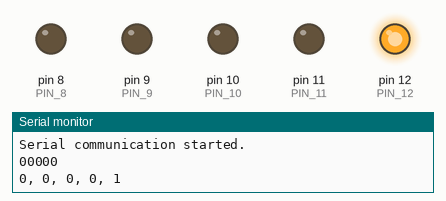
The sketch below on a simulated Arduino Uno, built with avr-gcc and run on an emulated ATmega328P. Parts: output pins drawn as LEDs (lit = HIGH), the last lines printed to the serial monitor.

Above: at 0.1 s.
At 3.1 s:
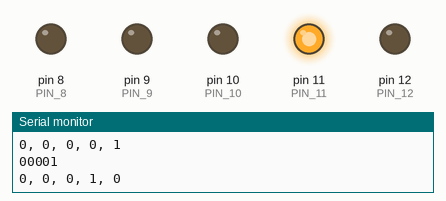
At 9.1 s:
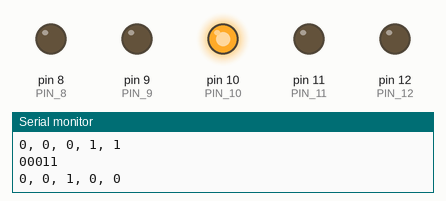
At 18.1 s:
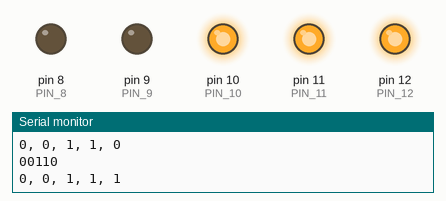
At 27.1 s:
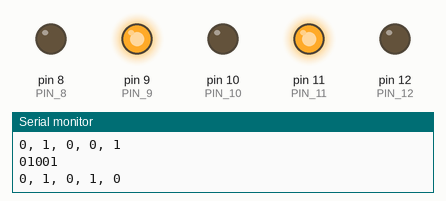
At 36.1 s:
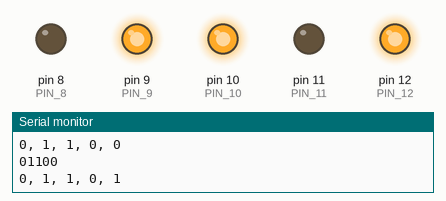
Timing chart, 0 to 40.0 s (numbered marks = the images above):
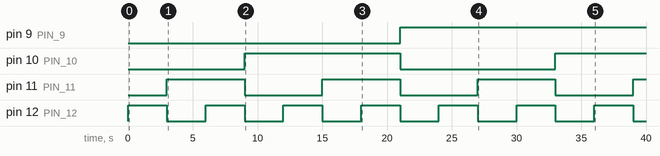

Measured:
- by itself, pin 9 (PIN_9): LOW → HIGH at 21.0 s
- by itself, pin 10 (PIN_10): LOW → HIGH at 9.0 s, → LOW 12.0 s later, → HIGH 12.0 s later
- by itself, pin 11 (PIN_11): alternates HIGH for 6.0 s and LOW for 6.0 s
- by itself, pin 12 (PIN_12): alternates HIGH for 3.0 s and LOW for 3.0 s

The sketch:

lesson_6.ino
```cpp
int PIN_8 = 8;
int PIN_9 = 9;
int PIN_10 = 10;
int PIN_11 = 11;
int PIN_12 = 12;

static int binaries[32][5] = {
  {0,0,0,0,1},
  {0,0,0,1,0},
  {0,0,0,1,1},
  {0,0,1,0,0},
  {0,0,1,0,1},
  {0,0,1,1,0},
  {0,0,1,1,1},
  {0,1,0,0,0},
  {0,1,0,0,1},
  {0,1,0,1,0},
  {0,1,0,1,1},
  {0,1,1,0,0},
  {0,1,1,0,1},
  {0,1,1,1,0},
  {0,1,1,1,1},
  {1,0,0,0,1},
  {1,0,0,1,0},
  {1,0,0,1,1},
  {1,0,1,0,0},
  {1,0,1,0,1},
  {1,0,1,1,0},
  {1,0,1,1,1},
  {1,1,0,0,0},
  {1,1,0,0,1},
  {1,1,0,1,0},
  {1,1,0,1,1},
  {1,1,1,0,0},
  {1,1,1,0,1},
  {1,1,1,1,0},
  {1,1,1,1,1}
};

static int pins[] = {PIN_8, PIN_9, PIN_10, PIN_11, PIN_12};


void setup() {
  // put your setup code here, to run once:
  pinMode(PIN_8, OUTPUT);
  pinMode(PIN_9, OUTPUT);
  pinMode(PIN_10, OUTPUT);
  pinMode(PIN_11, OUTPUT);
  pinMode(PIN_12, OUTPUT);

  // Start serial communication at 9600 baud
  Serial.begin(9600);
  Serial.println("Serial communication started.");
}

void loop() {
  int length = sizeof(binaries) / sizeof(binaries[0]);
  for (int i = 0; i < length; i++){
    Serial.println(numberToBinary(i, 5));
    printArrayContents(binaries[i], 5);
    for (int j = 0; j < 5; j++){
      if(binaries[i][j] == 1) {
        digitalWrite(pins[j], HIGH);
      } else {
        digitalWrite(pins[j], LOW);
      }
    }
    delay(3000);
  }
}

String numberToBinary(int num, int bitLength) {
  String binaryString = "";
  for (int i = bitLength - 1; i >= 0; i--) {
    binaryString += String((num >> i) & 1); // Append each bit to the string
  }
  return binaryString;
}

void printArrayContents(int arr[], int length) {
    for (int i = 0; i < length; i++) {
        Serial.print(arr[i]);
        if (i < length - 1) {
            Serial.print(", ");
        }
    }
    Serial.println();
}
```
